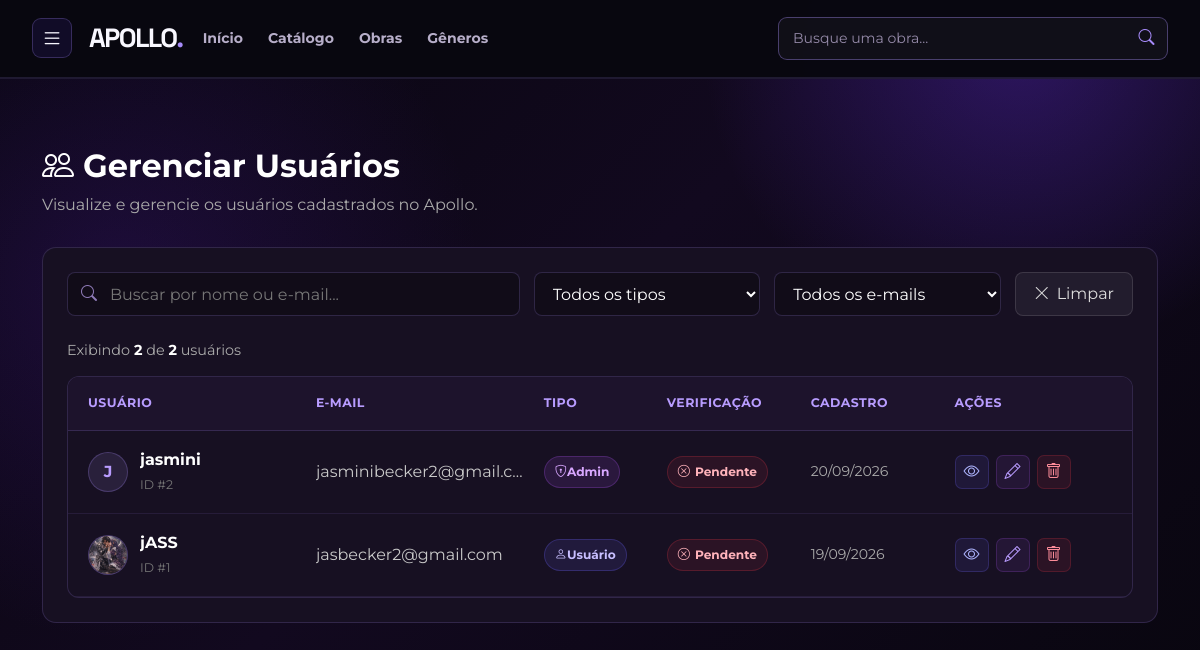
The page /adm/GerenciarUsuarios.php (signed in) on the database as committed earlier.
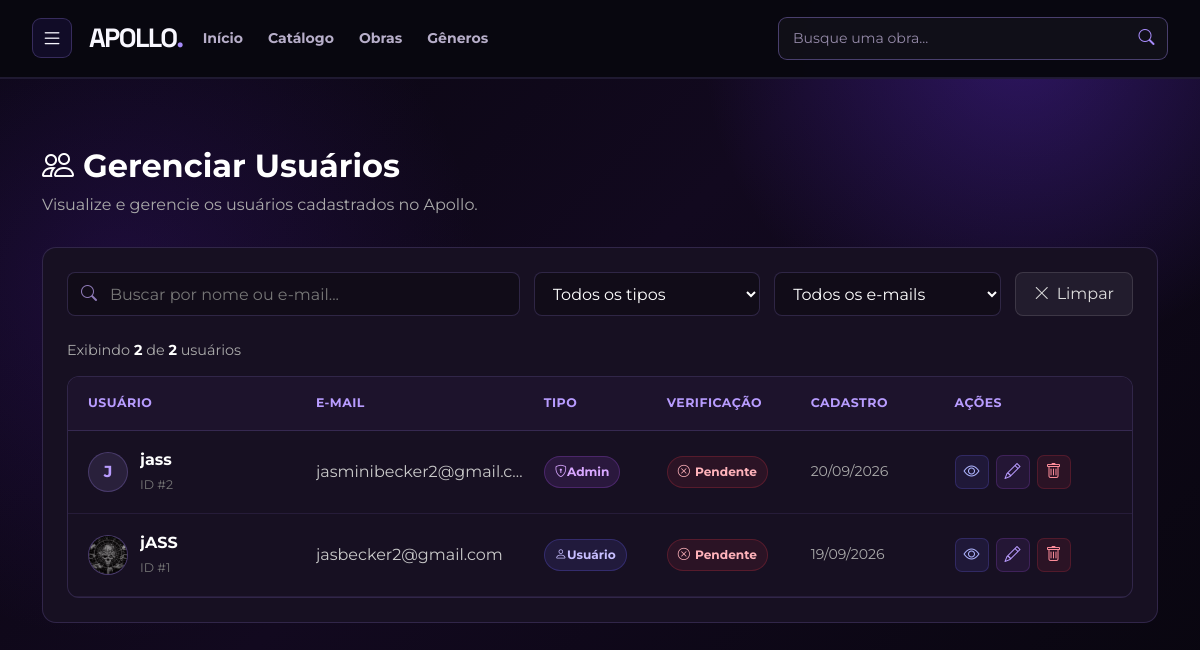
The same page on the database as committed later.
### tables this page shows
CREATE TABLE `usuarios` (
  `id` int UNSIGNED NOT NULL,
  `nome` varchar(120) NOT NULL,
  `email` varchar(150) NOT NULL,
  `senha` varchar(255) NOT NULL,
  `tipo` enum('usuario','admin') NOT NULL DEFAULT 'usuario',
  `email_verificado` tinyint(1) NOT NULL DEFAULT '0',
  `foto` varchar(500) DEFAULT NULL,
  `bio` varchar(255) DEFAULT NULL,
  `criado_em` timestamp NULL DEFAULT CURRENT_TIMESTAMP
);

### www/includes/functions.php (called while the page is built, shortened)
<?php
$host = 'mysql';
$banco = 'pi_apollo';
$usuario = 'apollo_app';
$senha = '123456';
function conectarBanco(){
    global $host, $banco, $usuario, $senha;
    static $conexao = null;
    if ($conexao === null) {
        $dsn = "mysql:host=$host;port=3306;dbname=$banco;charset=utf8mb4";
        $conexao = new PDO(
            $dsn,
            $usuario,
            $senha,
            [
                PDO::ATTR_ERRMODE => PDO::ERRMODE_EXCEPTION,
                PDO::ATTR_DEFAULT_FETCH_MODE => PDO::FETCH_ASSOC
            ]
        );
    }
    return $conexao;
}
function e($texto)
{
    return htmlspecialchars($texto ?? '', ENT_QUOTES, 'UTF-8');
}
function buscarTodosUsuarios()
{
    $conexao = conectarBanco();
    $sql = "
        SELECT
            id,
            nome,
            email,
            tipo,
            email_verificado,
            foto,
            bio,
            criado_em
        FROM usuarios
        ORDER BY criado_em DESC
    ";
    $consulta = $conexao->query($sql);
    return $consulta->fetchAll();
}

### www/adm/GerenciarUsuarios.php (the view, shortened to what the changed rows need)
<?php
require_once __DIR__ . '/../includes/functions.php';
$busca = trim($_GET['busca'] ?? '');
$filtroTipo = $_GET['tipo'] ?? '';
$filtroVerificado = $_GET['verificado'] ?? '';
$usuarios = buscarTodosUsuarios();
$usuariosFiltrados = array_filter(
    $usuarios,
    function ($usuario) use ($busca, $filtroTipo, $filtroVerificado) {
        if ($busca !== '') {
            $textoBusca = mb_strtolower($busca, 'UTF-8');
            $nome = mb_strtolower($usuario['nome'] ?? '', 'UTF-8');
            $email = mb_strtolower($usuario['email'] ?? '', 'UTF-8');
            if (
                mb_strpos($nome, $textoBusca, 0, 'UTF-8') === false &&
                mb_strpos($email, $textoBusca, 0, 'UTF-8') === false
            ) {
                return false;
            }
        }
        if ($filtroTipo !== '') {
            if (($usuario['tipo'] ?? '') !== $filtroTipo) {
                return false;
            }
        }
        if ($filtroVerificado !== '') {
            $verificado = (int) ($usuario['email_verificado'] ?? 0);
            if ($filtroVerificado === '1' && $verificado !== 1) {
                return false;
            }
            if ($filtroVerificado === '0' && $verificado !== 0) {
                return false;
            }
        }
        return true;
    }
);
?>
<!DOCTYPE html>
<html lang="pt-BR">
<head>
    <link
        href="https://cdn.jsdelivr.net/npm/bootstrap@5.3.8/dist/css/bootstrap.min.css"
        rel="stylesheet"
    >
    <link
        rel="stylesheet"
        href="https://cdn.jsdelivr.net/npm/bootstrap-icons@1.13.1/font/bootstrap-icons.min.css"
    >
    <link
        rel="stylesheet"
        href="../css/styles.css"
    >
</head>
<body>
<main class="container py-5">
    <div class="admin-cabecalho">
        <h1>
            <i class="bi bi-people"></i>
            Gerenciar Usuários
        </h1>
    </div>
    <section class="admin-secao">
        <div class="tabela-usuarios">
            <?php if (empty($usuariosFiltrados)): ?>
                <div class="sem-usuarios">
                    <i class="bi bi-person-x"></i>
                    <div>
                        Nenhum usuário encontrado.
                    </div>
                </div>
            <?php else: ?>
                <?php foreach ($usuariosFiltrados as $usuario): ?>
                    <?php
                    $id = (int) $usuario['id'];
                    $nome = $usuario['nome'] ?? '';
                    $email = $usuario['email'] ?? '';
                    $tipo = $usuario['tipo'] ?? 'usuario';
                    $verificado = (int) ($usuario['email_verificado'] ?? 0);
                    $foto = $usuario['foto'] ?? null;
                    $criadoEm = $usuario['criado_em'] ?? null;
                    $inicial = mb_strtoupper(
                        mb_substr($nome, 0, 1, 'UTF-8'),
                        'UTF-8'
                    );
                    ?>
                    <div class="tabela-usuarios-linha">
                        <div class="usuario-nome">
                            <div class="usuario-avatar">
                                <?php if (!empty($foto)): ?>
                                    <img
                                        src="<?= e($foto) ?>"
                                        alt="Foto de <?= e($nome) ?>"
                                    >
                                <?php else: ?>
                                    <?= e($inicial) ?>
                                <?php endif; ?>
                            </div>
                            <div class="usuario-nome-texto">
                                <strong>
                                    <?= e($nome) ?>
                                </strong>
                                <span class="usuario-id">
                                    ID #<?= $id ?>
                                </span>
                            </div>
                        </div>
                        <div class="usuario-email">
                            <?= e($email) ?>
                        </div>
                        <div>
                            <?php if ($tipo === 'admin'): ?>
                                <span class="badge-tipo badge-admin">
                                    <i class="bi bi-shield-lock"></i>
                                    Admin
                                </span>
                            <?php else: ?>
                                <span class="badge-tipo badge-usuario">
                                    <i class="bi bi-person"></i>
                                    Usuário
                                </span>
                            <?php endif; ?>
                        </div>
                        <div>
                            <?php if ($verificado === 1): ?>
                                <span class="badge-verificado">
                                    <i class="bi bi-check-circle"></i>
                                    Verificado
                                </span>
                            <?php else: ?>
                                <span class="badge-nao-verificado">
                                    <i class="bi bi-x-circle"></i>
                                    Pendente
                                </span>
                            <?php endif; ?>
                        </div>
                        <div class="coluna-data data-cadastro">
                            <?php
                            if (!empty($criadoEm)) {
                                echo date('d/m/Y', strtotime($criadoEm));
                            } else {
                                echo '-';
                            }
                            ?>
                        </div>
                        <div class="acoes-usuario">
                            <button
                                type="button"
                                class="botao-acao-usuario botao-visualizar"
                                title="Visualizar"
                                data-bs-toggle="modal"
                                data-bs-target="#modalVisualizar<?= $id ?>"
                            >
                                <i class="bi bi-eye"></i>
                            </button>
                            <button
                                type="button"
                                class="botao-acao-usuario botao-editar"
                                title="Editar"
                                data-bs-toggle="modal"
                                data-bs-target="#modalEditar<?= $id ?>"
                            >
                                <i class="bi bi-pencil"></i>
                            </button>
                            <button
                                type="button"
                                class="botao-acao-usuario botao-excluir"
                                title="Excluir"
                                data-bs-toggle="modal"
                                data-bs-target="#modalExcluir<?= $id ?>"
                            >
                                <i class="bi bi-trash"></i>
                            </button>
                        </div>
                    </div>
                <?php endforeach; ?>
            <?php endif; ?>
        </div>
    </section>
</main>
</body>
</html>

Rows that differ between the two databases and show on the page:
changed usuarios "jasminibecker2@gmail.c…": nome "jasmini" → "jass"
changed usuarios "jASS": foto: a different picture
